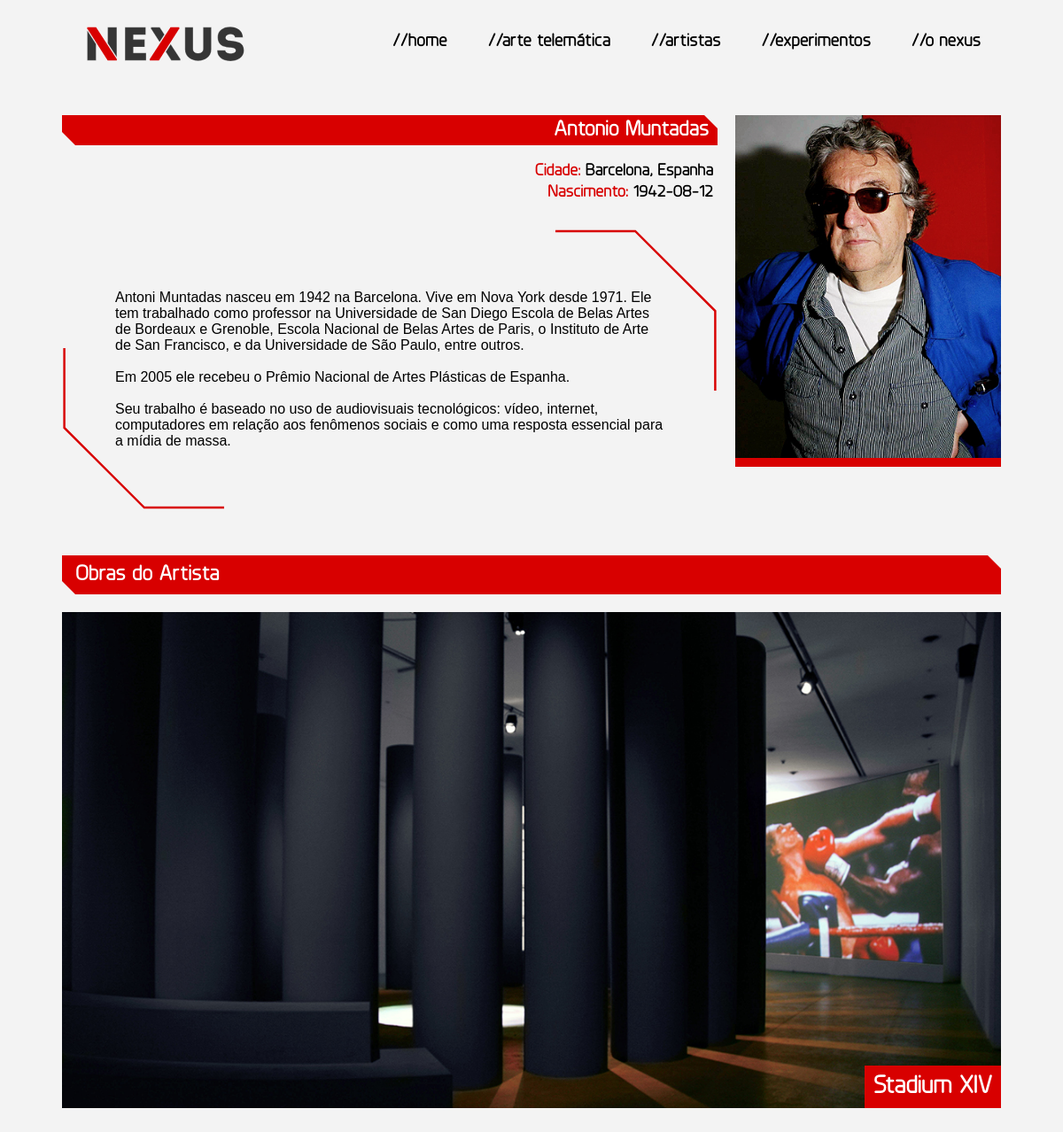
The page /artista-individual.php?cod_autor=2 on the database its author committed.
### tables this page shows
CREATE TABLE IF NOT EXISTS `autor` (
  `cod_autor` int(4) NOT NULL,
  `nome` varchar(30) NOT NULL,
  `local_nasc` varchar(30) NOT NULL,
  `texto` text NOT NULL,
  `data_nasc` date NOT NULL,
  `img_url` varchar(300) DEFAULT NULL
);

CREATE TABLE IF NOT EXISTS `img` (
  `cod_img` int(11) NOT NULL,
  `img_url` varchar(100) NOT NULL,
  `cod_obra` int(11) DEFAULT NULL,
  `destaque` tinyint(1) DEFAULT NULL
);

CREATE TABLE IF NOT EXISTS `obras` (
  `cod_obra` int(4) NOT NULL,
  `nome` varchar(90) NOT NULL,
  `data` date NOT NULL,
  `texto` text NOT NULL,
  `destaque` tinyint(1) NOT NULL DEFAULT '0',
  `local` varchar(60) DEFAULT NULL
);

### artista-individual.php (the view, shortened to what this page needs)
<?php
	include "header-interno.php";
	$cod_autor = $_GET['cod_autor'];
	$artistaIndividual_result = mysql_query("SELECT * FROM autor WHERE autor.cod_autor = $cod_autor") or die(mysql_error());
	$row = mysql_fetch_assoc($artistaIndividual_result);
?>
	<section class="container cf" role="main">
		<article class="container cf">
			<div class="wrapper-fl-left">
				<h2 class="nome-artista-individual"><?php echo $row['nome']; ?></h2>
				<h3 class="info-artista-individual">
					Cidade: <span><?php echo $row['local_nasc']; ?></span></h3>
				<h3 class="info-artista-individual">
					Nascimento: <span><?php echo $row['data_nasc']; ?></span>
				</h3>
				<p class="box-texto-corner">
					<?php echo $row['texto']; ?>
				</p>
			</div>
			<img class="img-artista-individual" src="assets/img/content/autor/<?php echo $row['img_url'] ?>" width="300">
		</article
		<ul class="obras-artista-highlights cf">
			<h2 class="page-title">Obras do Artista</h2>
			<?php
				$obrasArtista_result = mysql_query("SELECT obras.cod_obra, obras.nome, obras.destaque, obras.texto, img.img_url, img.cod_obra, img.destaque
					FROM obras
						INNER JOIN autor_x_obras ON autor_x_obras.cod_obra = obras.cod_obra
						RIGHT JOIN img ON img.cod_obra = obras.cod_obra
					WHERE autor_x_obras.cod_autor = $cod_autor AND img.cod_obra = obras.cod_obra AND img.destaque = 1
					ORDER BY obras.destaque DESC") or die(mysql_error());
				$registros = mysql_num_rows($obrasArtista_result);
				if($registros >= 1){
					while($row = mysql_fetch_assoc($obrasArtista_result)) {
				?>
				<li class="obras-artista-highlights-item">
					<a href="experimento-individual.php?cod_obra=<?php echo $row['cod_obra'] ?>">
						<img src="assets/img/content/experimentos/<?php echo $row['nome'] ?>/<?php echo $row['img_url'] ?>">
					</a>
					<a href="experimento-individual.php?cod_obra=<?php echo $row['cod_obra'] ?>">
						<h3><?php echo $row['nome']; ?></h3>
					</a>
				</li>
				<?php }
				}
				else{
					echo "<h2 class='version-text'>ERROR 404<br />Infelizmente, não possuímos obras cadastradas desse artista.</h2>";
				}
				?>
	</section>
</body>
</html>

### assets/css/style.css (style rules this page uses)
.ctr,.container { margin:0 auto }
.cf:before,.cf:after { content:" ";display:table; }
.cf:after { clear:both }
.cf { zoom:1 }
*,:after,:before { -webkit-box-sizing:border-box;-moz-box-sizing:border-box;box-sizing:border-box }
body { background:#f3f3f3 }
.container { width:1060px;height:auto; }
.box-texto-corner { width:100%;padding:60px 60px;margin:40px 0;min-height:220px;color:#000;position:relative; }
.box-texto-corner:before { content:" ";background:url("../../src/img/corner.svg") no-repeat;position:absolute;left:0;bottom:-20px;width:195px;height:195px }
.box-texto-corner:after { content:" ";background:url("../../src/img/corner.svg") no-repeat;position:absolute;top:-20px;right:0;transform:rotate(180deg);width:195px;height:195px }
.page-title { width:100%;padding:10px 10px 10px 15px;margin:20px 0;background:#d80000;color:#fff;font-family:Planer,sans-serif;position:relative; }
.page-title:before { content:"";width:0;height:0;position:absolute;left:0;bottom:0;border-bottom:15px solid #f3f3f3;border-right:15px solid transparent }
.page-title:after { content:"";width:0;height:0;position:absolute;right:0;top:0;border-top:15px solid #f3f3f3;border-left:15px solid transparent }
.nome-artista-individual { text-align:right;color:#fff;background:#d80000;width:740px;padding:5px 10px;font-family:'Planer',sans-serif;margin-top:0;position:relative; }
.nome-artista-individual:before { content:"";width:0;height:0;position:absolute;left:0;bottom:0;border-bottom:15px solid #f3f3f3;border-right:15px solid transparent }
.nome-artista-individual:after { content:"";width:0;height:0;position:absolute;right:0;top:0;border-top:15px solid #f3f3f3;border-left:15px solid transparent }
.info-artista-individual { text-align:right;color:#d80000;padding-right:5px;margin:5px 0;font-family:'Planer',sans-serif; }
.info-artista-individual span { color:#000 }
.img-artista-individual { margin-left:20px;float:left;width:300px;border-bottom:10px #d80000 solid }
.wrapper-fl-left { float:left;width:auto;max-width:740px;height:auto }
.obras-artista-highlights-item { width:530px;height:297px;float:left;position:relative;background:#cecece;overflow:hidden; }
.obras-artista-highlights-item:first-of-type { width:100%;height:560px }
.obras-artista-highlights-item:last-of-type { margin-bottom:80px }
.obras-artista-highlights-item img { width:100% }
.obras-artista-highlights-item h3,.obras-artista-highlights-item:first-of-type h3 { width:auto;background:#d80000;position:absolute;bottom:0;right:0;margin:0;color:#fff;text-align:right;-webkit-transition:all .5s ease 0s;-moz-transition:all .5s ease 0s;-o-transition:all .5s ease 0s;transition:all .5s ease 0s;font-family:'Planer',sans-serif }
.obras-artista-highlights-item h3 { font-size:18px;padding:6px }
.obras-artista-highlights-item:first-of-type h3 { font-size:28px;padding:10px }

### rows shown on the page
autor: nome "Antonio Muntadas", local_nasc "Barcelona, Espanha", data_nasc "1942-08-12", texto "Antoni Muntadas nasceu em 1942 na Barcelona. Vive em Nova York desde 1971. Ele tem trabalhado como professor na Universidade de San Diego Escola de Belas Artes de Bordeaux e Grenoble, Escola Nacional de Belas Artes de Paris, o Instituto de Arte de San Francisco, e da Universidade de São Paulo, entre outros. Em 2005 ele recebeu o Prêmio Nacional de Artes Plásticas de Espanha. Seu trabalho é baseado no uso de audiovisuais tecnológicos: vídeo, internet, computadores em relação aos fenômenos sociais e como uma resposta essencial para a mídia de massa.", img_url (picture)
img: cod_obra+img_url (picture), cod_obra.nome "Stadium XIV"
